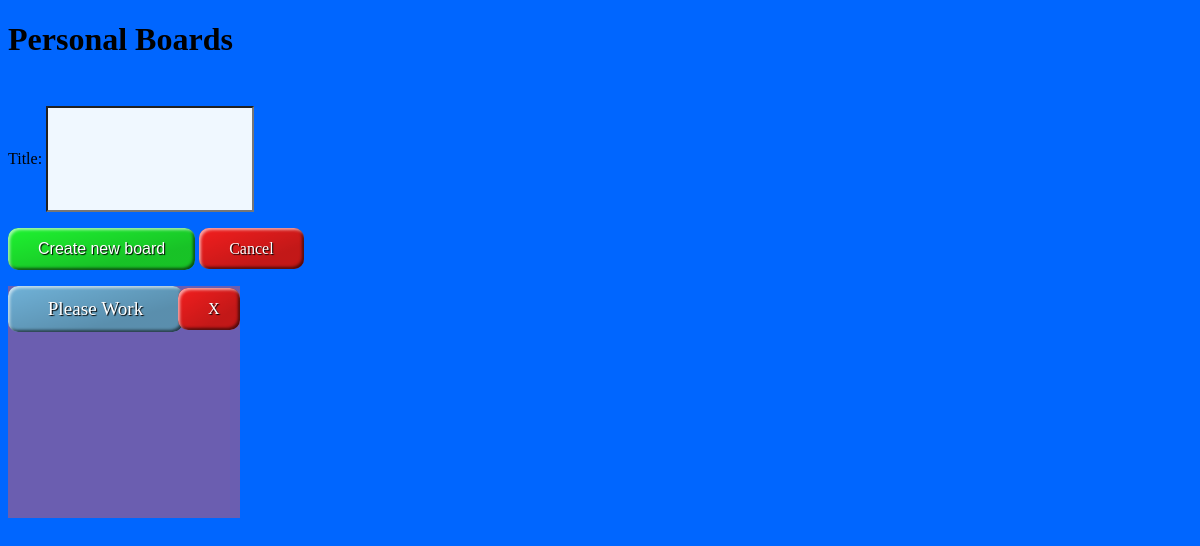
Page / (signed in) on the earlier database version.
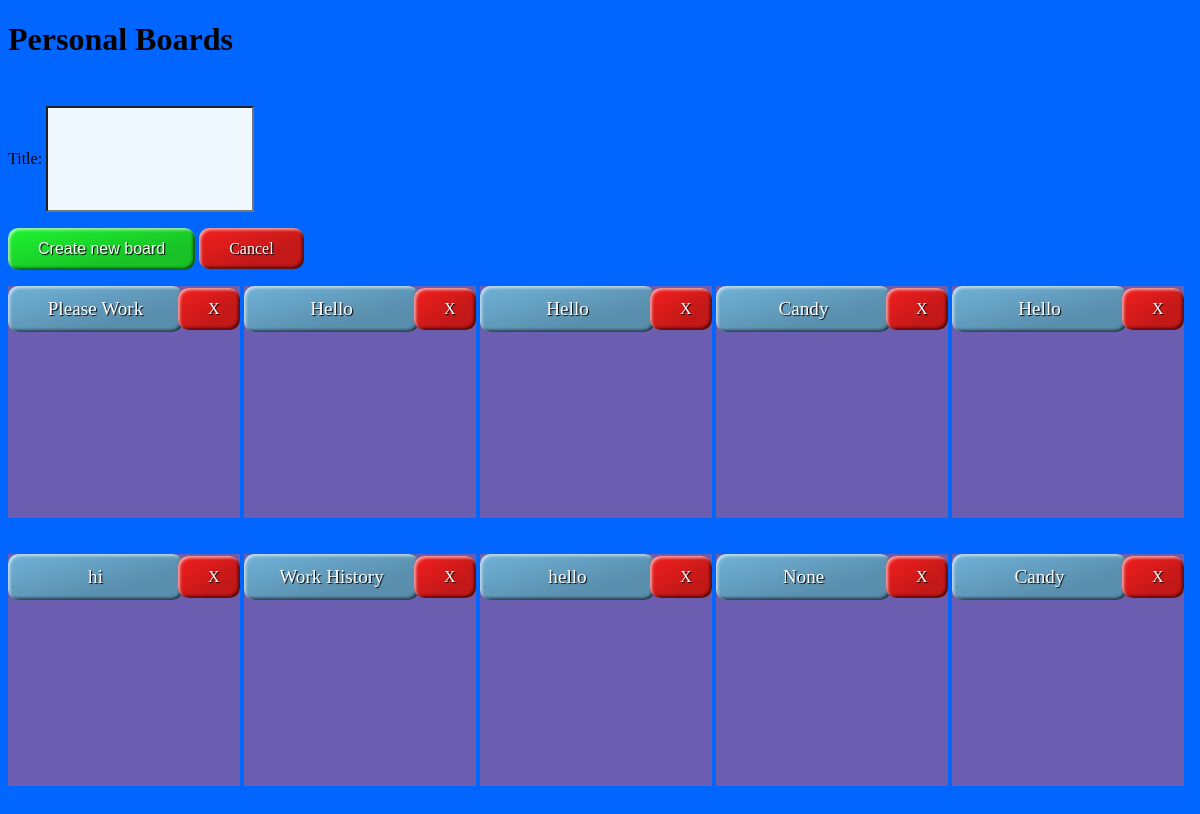
Same page on the later database version.
### polls/models.py (models this page shows, shortened)
class Board(models.Model):
    username = models.ForeignKey(User, on_delete=models.PROTECT)
    title = models.CharField(max_length=65)

### polls/views.py (the view, shortened to what this page needs)
# urls.py: path("", CreateBoardView.as_view(), name="board"),
class CreateBoardView(LoginRequiredMixin, CreateView):
    form_class = CreateBoardForm
    template_name = "boards/board/board.html"
    success_url = reverse_lazy("board")
    def get_context_data(self, **kwargs):
        context = super().get_context_data(**kwargs)
        context['list_create'] = CreateListForm()
        context['list_edit'] = ListEditForm()
        context['card_create'] = CreateCardForm()
        context['card_edit'] = CardEditForm()
        return context

### polls/forms.py
class CreateBoardForm(forms.ModelForm):
    class Meta:
        model = Board
        fields = ['title']

class CreateListForm(forms.ModelForm):
    title = forms.CharField(widget=forms.TextInput, label='')
    class Meta:
        model = List
        fields = ['title']

### templates/boards/board/board.html (shortened to what this page needs)
<!DOCTYPE html>
{% block content %}
<html>
  <head>
  </head>
</html>
<h1>Personal Boards</h1>
<div class="content">
  <form method="POST">
    {% csrf_token %} {{ form.as_p }}
    <button class="create">Create new board</button>
    <a href="/">Cancel</a>
  </form>
  {% for board in user.board_set.all %}
  <p
    style="
      background-color: hsl(249, 34%, 53%);
      background-image: url('https://mdn.mozillademos.org/files/7693/catfront.png');
      padding: 1rem;
      display: inline-block;
      width: 200px;
      height: 200px;
    "
  >
    <a class="title" href="{% url 'board_detail' board.id %}"
      >{{ board.title }}</a
    >
    <a class="delete" href="{% url 'board_delete' board.id %}">X</a>
  </p>
  {% endfor %} {% endblock %}
</div>

### templates/boards/board/board.html (style rules this page uses)
h1 { display: block; font-style: normal; margin-bottom: 1em; }
a { background-color: #f31e1e; border: none; border-radius: 10px; color: white; padding: 12px 30px; font-size: 1rem; text-align: center; text-decoration: none; text-shadow: 1px 1px 1px #000; background-image: linear-gradient( to top left, rgba(0, 0, 0, 0.2), rgba(0, 0, 0, 0.2) 30%, rgba(0, 0, 0, 0) ); box-shadow: inset 2px 2px 3px rgba(255, 255, 255, 0.6), inset -2px -2px 3px rgba(0, 0, 0, 0.6); }
.create { background-color: #1ef330; border: none; border-radius: 10px; color: white; padding: 12px 30px; font-size: 1rem; text-align: center; text-decoration: none; text-shadow: 1px 1px 1px #000; background-image: linear-gradient( to top left, rgba(0, 0, 0, 0.2), rgba(0, 0, 0, 0.2) 30%, rgba(0, 0, 0, 0) ); box-shadow: inset 2px 2px 3px rgba(255, 255, 255, 0.6), inset -2px -2px 3px rgba(0, 0, 0, 0.6); }
.title { display: block; background-color: rgb(112, 178, 216); font-size: larger; width: 115px; margin-left: -0.5rem; text-align: center; margin-top: -1rem; margin-left: -1rem; float: left; }
.delete { float: right; margin-top: -3.5rem; margin-right: -1rem; width: 2px; margin-top: -2.8rem; margin-right: -1rem; text-align: center; }
input { width: 200px; height: 100px; background-color: aliceblue; }
.content { display: inline-block; }

Differences in the rows shown:
added Board: title "Hello"
added Board: title "Hello"
added Board: title "Candy"
added Board: title "Hello"
added Board: title "hi"
added Board: title "Work History"
added Board: title "hello"
added Board: title "None"
added Board: title "Candy"
